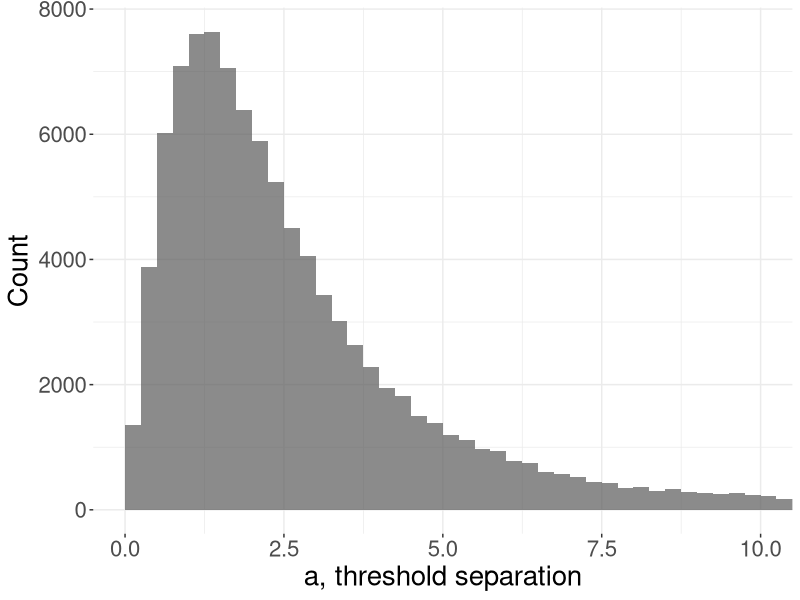
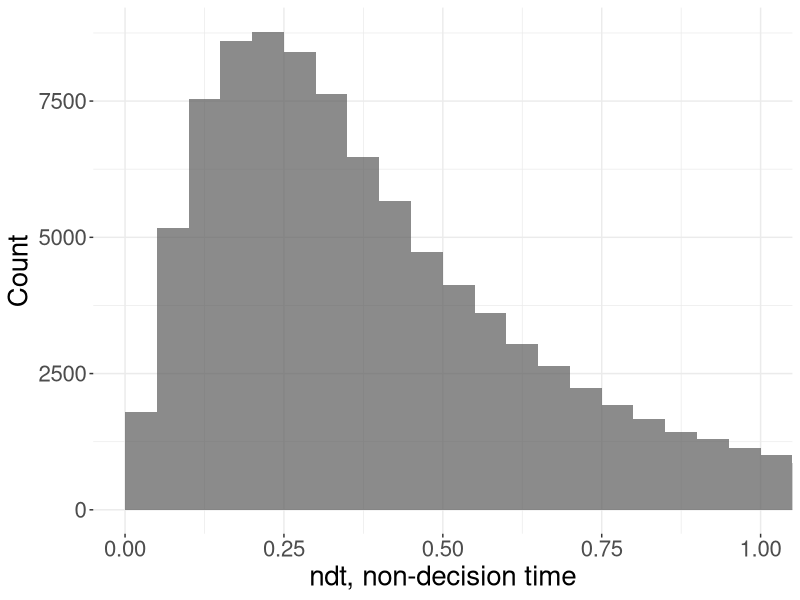
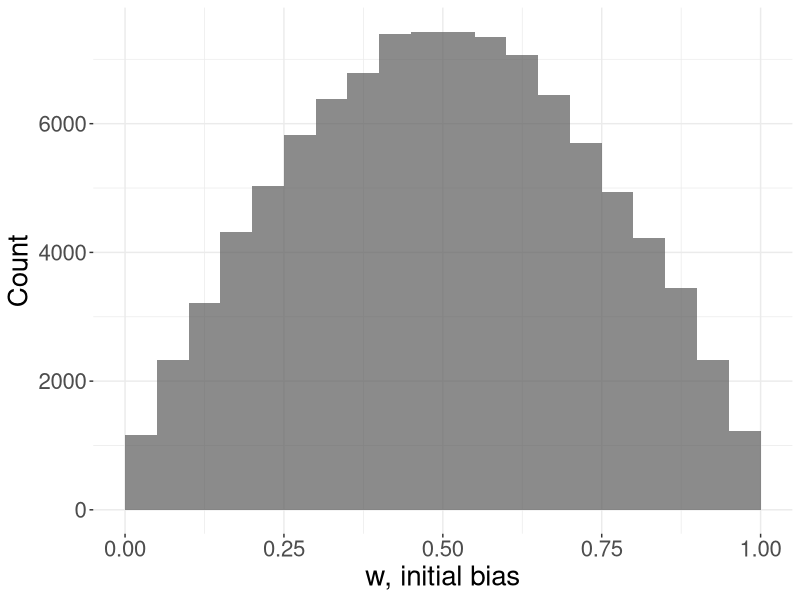
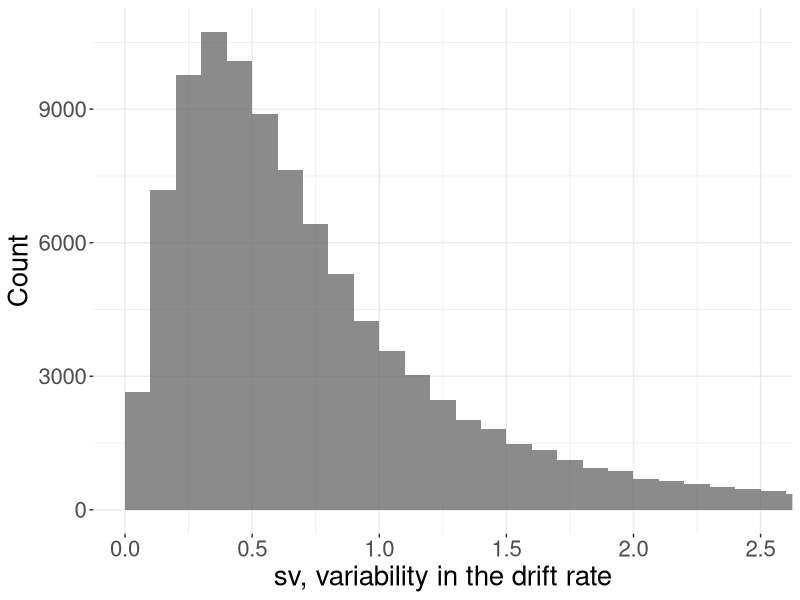
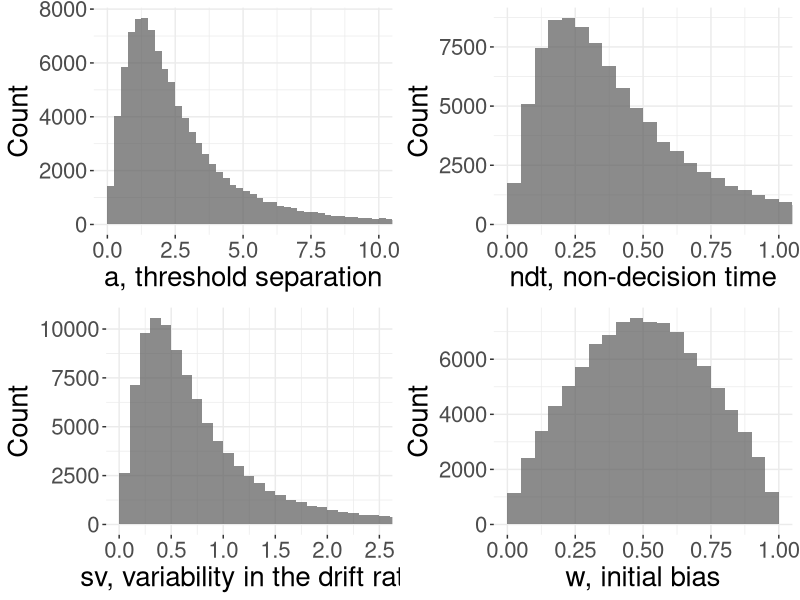

Generate these figures, in order, with R:
library("ggplot2")

n <- 1e5



### a
mu <- 0.75
s <- 0.5

ggplot(data = data.frame(logis = exp(rlogis(n, location = 0.75, scale = 0.5)))) +
  geom_histogram(aes(x = logis), binwidth = 0.25, boundary = 0, alpha = 0.7) +
  coord_cartesian(xlim = c(0, 10)) +
  labs(x = "a, threshold separation", y = "Count") +
  theme_bw() +
  theme(panel.border = element_blank(),
        axis.text.x = element_text(size = 16),
        axis.text.y = element_text(size = 16),
        axis.title.x = element_text(size = 20),
        axis.title.y = element_text(size = 20))


# df_a <- data.frame(
#   t_dist = exp(extraDistr::rlst(n = n, df = 4, mu = 0.75, sigma = 0.75)),
#   logis = exp(rlogis(n, location = mu, scale = s))
# )
# 
# ggplot(data = df_a[df_a[["t_dist"]] < 100 & df_a[["logis"]] < 100, ]) +
#   geom_histogram(aes(x = t_dist), binwidth = 0.25, boundary = 0, alpha = 0.7, fill = "blue") +
#   geom_histogram(aes(x = logis), binwidth = 0.25, boundary = 0, alpha = 0.3, fill = "red") +
#   geom_vline(xintercept = 1.25) +
#   coord_cartesian(xlim = c(0, 10))



### ndt (t0)
mu <- -1
s <- 0.5

ggplot(data = data.frame(logis = exp(rlogis(n, location = -1, scale = 0.5)))) +
  geom_histogram(aes(x = logis), binwidth = 0.05, boundary = 0, alpha = 0.7) +
  coord_cartesian(xlim = c(0, 1)) +
  labs(x = "ndt, non-decision time", y = "Count") +
  theme_bw() +
  theme(panel.border = element_blank(),
        axis.text.x = element_text(size = 16),
        axis.text.y = element_text(size = 16),
        axis.title.x = element_text(size = 20),
        axis.title.y = element_text(size = 20))

# df_ndt <- data.frame(
#   t_dist = exp(extraDistr::rlst(n = n, df = 4, mu = -1, sigma = 0.75)),
#   logis = exp(rlogis(n, location = mu, scale = s))
# )
# 
# ggplot(data = df_ndt[df_ndt[["t_dist"]] < 100 & df_ndt[["logis"]] < 100, ]) +
#   geom_histogram(aes(x = t_dist), binwidth = 0.05, boundary = 0, alpha = 0.7, fill = "blue") +
#   geom_histogram(aes(x = logis), binwidth = 0.05, boundary = 0, alpha = 0.3, fill = "red") +
#   geom_vline(xintercept = 0.2) +
#   coord_cartesian(xlim = c(0, 1))



### w
mu <- 0
s <- 2/3

ggplot(data = data.frame(logis = plogis(rlogis(n, location = 0, scale = 2/3)))) +
  geom_histogram(aes(x = logis), binwidth = 0.05, boundary = 0, alpha = 0.7) +
  coord_cartesian(xlim = c(0, 1)) +
  labs(x = "w, initial bias", y = "Count") +
  theme_bw() +
  theme(panel.border = element_blank(),
        axis.text.x = element_text(size = 16),
        axis.text.y = element_text(size = 16),
        axis.title.x = element_text(size = 20),
        axis.title.y = element_text(size = 20))

# df_ndt <- data.frame(
#   logis1 = plogis(rlogis(n = n, location = 0, scale = 0.65)),
#   logis = plogis(rlogis(n, location = mu, scale = s))
# )
# 
# ggplot(data = df_ndt[df_ndt[["logis1"]] < 100 & df_ndt[["logis"]] < 100, ]) +
#   geom_histogram(aes(x = logis1), binwidth = 0.05, boundary = 0, alpha = 0.7, fill = "blue") +
#   geom_histogram(aes(x = logis), binwidth = 0.05, boundary = 0, alpha = 0.3, fill = "red") +
#   geom_vline(xintercept = 0.5) +
#   coord_cartesian(xlim = c(0, 1))



### sv
mu <- -0.5
s <- 0.5

ggplot(data = data.frame(logis = exp(rlogis(n, location = -0.5, scale = 0.5)))) +
  geom_histogram(aes(x = logis), binwidth = 0.1, boundary = 0, alpha = 0.7) +
  coord_cartesian(xlim = c(0, 2.5)) +
  labs(x = "sv, variability in the drift rate", y = "Count") +
  theme_bw() +
  theme(panel.border = element_blank(),
        axis.text.x = element_text(size = 16),
        axis.text.y = element_text(size = 16),
        axis.title.x = element_text(size = 20),
        axis.title.y = element_text(size = 20))

# df_ndt <- data.frame(
#   t_dist = exp(extraDistr::rlst(n = n, df = 4, mu = -0.5, sigma = 0.7)),
#   logis = exp(rlogis(n, location = mu, scale = s))
# )
# 
# ggplot(data = df_ndt[df_ndt[["t_dist"]] < 100 & df_ndt[["logis"]] < 100, ]) +
#   geom_histogram(aes(x = t_dist), binwidth = 0.05, boundary = 0, alpha = 0.7, fill = "blue") +
#   geom_histogram(aes(x = logis), binwidth = 0.05, boundary = 0, alpha = 0.3, fill = "red") +
#   geom_vline(xintercept = 0.5) +
#   coord_cartesian(xlim = c(0, 2.5))




# n <- 1e5
# 
# df_priors <- data.frame(
#   parameter = c(
#                 rep("a", n),
#                 rep("t0", n),
#                 rep("sv", n),
#                 rep("w", n)
#                 ),
#   value = c(
#             exp(rlogis(n, location = -1, scale = 0.5)),
#             exp(rlogis(n, location = 0.75, scale = 0.5)),
#             exp(rlogis(n, location = 0, scale = 2/3)),
#             exp(rlogis(n, location = -0.5, scale = 0.5))
#             )
#   )
# 
# ggplot(data = df_priors) +
#   geom_histogram(aes(x = value), binwidth = 0.1, boundary = 0, alpha = 0.7) +
#   coord_cartesian(xlim = c(0, 2.5)) +
#   labs(x = "sv, variability in the drift rate", y = "Count") +
#   theme_bw() +
#   theme(panel.border = element_blank(),
#         axis.text.x = element_text(size = 16),
#         axis.text.y = element_text(size = 16),
#         axis.title.x = element_text(size = 20),
#         axis.title.y = element_text(size = 20)) +
#   facet_wrap(~ factor(parameter, levels = c("a", "t0", "sv", "w")),
#              scales = "free_y", ncol = 2)



library("ggplot2")
library("cowplot")
n <- 1e5

p_a <- ggplot(data = data.frame(logis = exp(rlogis(n, location = 0.75, scale = 0.5)))) +
  geom_histogram(aes(x = logis), binwidth = 0.25, boundary = 0, alpha = 0.7) +
  coord_cartesian(xlim = c(0, 10)) +
  labs(x = "a, threshold separation", y = "Count") +
  theme_bw() +
  theme(panel.border = element_blank(),
        axis.text.x = element_text(size = 16),
        axis.text.y = element_text(size = 16),
        axis.title.x = element_text(size = 20),
        axis.title.y = element_text(size = 20))

p_ndt <- ggplot(data = data.frame(logis = exp(rlogis(n, location = -1, scale = 0.5)))) +
  geom_histogram(aes(x = logis), binwidth = 0.05, boundary = 0, alpha = 0.7) +
  coord_cartesian(xlim = c(0, 1)) +
  labs(x = "ndt, non-decision time", y = "Count") +
  theme_bw() +
  theme(panel.border = element_blank(),
        axis.text.x = element_text(size = 16),
        axis.text.y = element_text(size = 16),
        axis.title.x = element_text(size = 20),
        axis.title.y = element_text(size = 20))

p_w <- ggplot(data = data.frame(logis = plogis(rlogis(n, location = 0, scale = 2/3)))) +
  geom_histogram(aes(x = logis), binwidth = 0.05, boundary = 0, alpha = 0.7) +
  coord_cartesian(xlim = c(0, 1)) +
  labs(x = "w, initial bias", y = "Count") +
  theme_bw() +
  theme(panel.border = element_blank(),
        axis.text.x = element_text(size = 16),
        axis.text.y = element_text(size = 16),
        axis.title.x = element_text(size = 20),
        axis.title.y = element_text(size = 20))

p_sv <- ggplot(data = data.frame(logis = exp(rlogis(n, location = -0.5, scale = 0.5)))) +
  geom_histogram(aes(x = logis), binwidth = 0.1, boundary = 0, alpha = 0.7) +
  coord_cartesian(xlim = c(0, 2.5)) +
  labs(x = "sv, variability in the drift rate", y = "Count") +
  theme_bw() +
  theme(panel.border = element_blank(),
        axis.text.x = element_text(size = 16),
        axis.text.y = element_text(size = 16),
        axis.title.x = element_text(size = 20),
        axis.title.y = element_text(size = 20))

cowplot::plot_grid(p_a, p_ndt, p_sv, p_w, ncol = 2)
